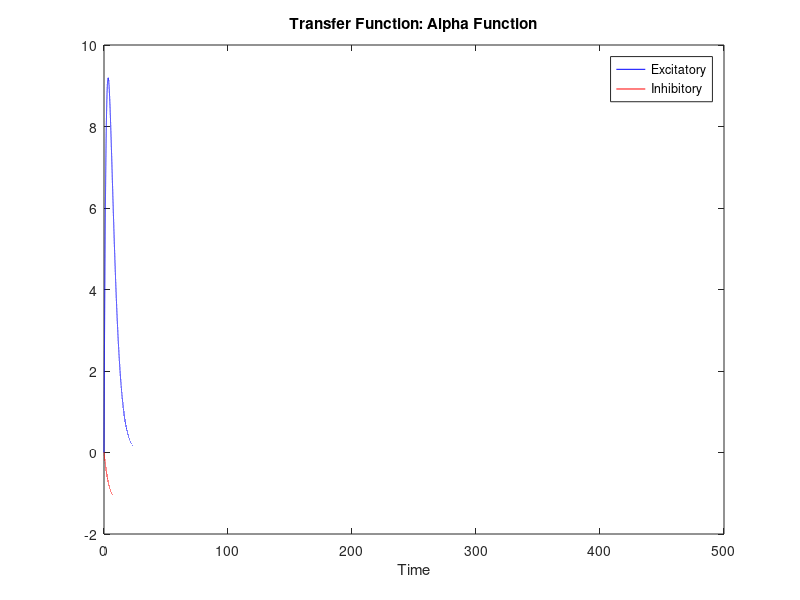

Source code (MATLAB): (Note: this script raises an error after producing the figure.)
clear;
close all;
%% Time Parameters
simt = 500;        %simulation time (or 500)
dt = 1/1000;          %time step (or 1/1000)
T = 0:dt:simt;      %time series
lenT = length(T);
%% Parameters - Cell Type
% PYRAMIDAL EXCITATORY NEURON
n_half_e = -25;
EL_e = -80;
sa_e = 9;
% PARVALBUMINE INHIBITORY NEURON
n_half_i = -45;
EL_i = -78;
sa_i = 1;
%% Parameters - Synpase
C = 1;
E_Na = 60; E_K = -90;
g_L = 8; g_Na = 20; g_K = 10;
m_half = -20;
k_m = 15;
k_n = 5;
tau_n = 1;
% AMPA RECEPTOR
del_ampa = 2;
del_ampa = del_ampa/dt;
alpha_e = 25;               %amplitude factor of EPSP (mV)
beta_e = 0.3;               %decay factor of EPSP (sec^-1)
% GABA-A RECEPTOR
del_gaba = 5;
del_gaba = del_gaba/dt;
alpha_i = -3;               %amplitude factor of IPSP (mv)
beta_i = 0.1;               %decay factor of EPSP (sec^-1)
%% Transfer Function h(t)
% Alpha function adapted from van Rotterdam (1982)
he = alpha_e*beta_e*T.*exp(-beta_e*T);
hi = alpha_i*beta_i*T.*exp(-beta_i*T);
figure(1)
plot(T,he,'b'); hold on; plot(T,hi,'r');
xlabel('Time')
title('Transfer Function: Alpha Function')
legend('Excitatory','Inhibitory')
%% Number of Neurons - per line
Ne_linear = 5;
Ni_linear = 5;
num_linear = Ne_linear + Ni_linear;

figure(2)
img = imread('ffw_network.jpg');
image(img)
daspect([1,1,1]);
set(gca,'visible','off');
title('Basic Scheme of Single Linear Network')
%% Architecture of Neural Network
add_next_e = 5;
add_next_i = 5;
Ne = 10;
Ni = 10;
num_neurons = Ne+Ni;
num_lines = num_neurons/num_linear;
idx_e = 1:Ne;
idx_i = Ne+1:num_neurons;
if size(idx_e,1) ~= size(idx_i,1)
    error('Number of E and I neurons different; may have to change lattice structure')
end
%% External Current Injection

I_ext = zeros(num_neurons,lenT);
I_ext_max = 800; %maximum current injection

% (1) Create current
choose_current = 1; % 1 - ramp current
                    % 2 - ramp current with exponential decay
                    % 3 - box pulse current
                    % 4 - Gaussian pulse current

choose_propagation = 1; % 1 - feedforward
                        % 2 - feedback

if choose_current == 1
    % [1] Creat ramp current
    S_test = (I_ext_max/simt)*T;
    S_in=zeros(1,length(T));          % initialize the input spike train
    for k=1:length(T)
        tst=rand(1)*I_ext_max;
        if tst < S_test(k)*0.7        % arbitrary multiplyer to control spiking rate
            S_in(k)=1;                % insert a 'random' input spike
        end
    end
    
    z = zeros(1,lenT);
    y = zeros(1,lenT);
    z(1)=0;
    y(1)=0;

    for k=1:length(T)-1
        dy=z(k);
        y(k+1)=y(k)+dy*dt;
        dz=alpha_e*beta_e*S_in(k)-2*beta_e*z(k)-y(k)*beta_e^2;
        z(k+1)=z(k)+dz*dt;
    end
    
    % Random version: Set the input inject to scale * EPSP signal
    %I_inj = y*(I_ext_max/max(y));
    %I_inj_template = I_inj;
    
    % Ideal version w/o randomness
    pad_time = 15; % msec
    pad_length = pad_time*1000; % sec
    
    I_inj = zeros(1,lenT);
    I_inj(1:pad_length) = 0;
    I_inj(pad_length+1:end) = I_ext_max * linspace(0,1,length(pad_length+1:lenT));
    % If external input current is not padded with zeros, first dealy time
    % may be inconsistent with the rest of delay times.
    I_inj_template = I_inj;
    
    % Without padding zeros: I_inj = I_ext_max*linspace(0,1,lenT);
    
elseif choose_current == 2
    % [2] Create ramp current with exponential decay
    pad_time = 15;
    pad_length = pad_time*1000;
    
    ramp_duration = 0.4;
    decay_duration = 0.15/dt;

    I_inj = zeros(1,lenT);
    I_inj(1:pad_length) = 0;
    ramp_length = ceil(ramp_duration*lenT-pad_length);
    I_inj(pad_length+1:pad_length+ramp_length) = linspace(0,1,ramp_length);
    I_inj(pad_length+ramp_length+1:end) = exp(-(0:(lenT-pad_length-ramp_length-1))/(decay_duration*T(end)));
    I_inj_template = I_inj;
    I_inj = I_ext_max*I_inj;
    
    % Without padding zeros
    %I_inj = zeros(1,lenT);
    %ramp_length = ceil(ramp_duration*lenT);
    %I_inj(1:ramp_length) = linspace(0,1,ramp_length);
    %I_inj(ramp_length+1:end) = exp(-(0:(lenT-ramp_length-1))/(decay_duration*T(end)));
    %I_inj_template = I_inj;
    %I_inj = I_ext_max*I_inj;
elseif choose_current == 3
    % [3] Create current of box pulse
    box_start_fr = 0.1;
    box_end_fr = 0.8;
    box_start = ceil(box_start_fr*lenT);
    box_end = ceil(box_end_fr*lenT);
    
    I_inj = zeros(1,lenT);
    I_inj(box_start:box_end) = 1;
    I_inj_template = I_inj;
    I_inj = I_ext_max*I_inj;
elseif choose_current == 4
    % [4] Create current of Gaussian pulse
    T_gaus = -simt/2:dt:simt/2;
    mu = -30; % mean (positive: rightward / negative: leftward)
    bandwidth = 120^2; % standard deviation
    I_inj = exp(-(pi/bandwidth)*(T_gaus-mu).^2);
    I_inj_template = I_inj;
    I_inj = I_ext_max*I_inj;
end

figure(3)
plot(T,I_inj);
xlabel('Time')
ylabel('Current (pA)')
title('Injected External Current')

% (2) Current injection for stimulated neurons
idx_stim_e = 1:add_next_e:Ne; %stimulated E neurons
for i = idx_stim_e
    I_ext(i,:) = I_inj/sa_e; %inject current on E neurons
end
if choose_propagation == 1 %if feedfoward
    idx_stim_i = Ne+1:add_next_i:num_neurons;
    for i = idx_stim_i
        I_ext(i,:) = I_inj/sa_i; %inject current on I neurons
    end
end

% (3) Add DC current
dc_app = 0;
I_ext = I_ext + dc_app;
%% Initializing Simulation
array = zeros(num_neurons, lenT);
array_e = zeros(Ne, lenT);
array_i = zeros(Ni, lenT);
% (1) Initialize array for storage and access
x1 = array_e; y1 = array_e; z1 = array_e;
x2 = array_i; y2 = array_i; z2 = array_i;
n1 = array_e; n2 = array_i;
v1 = array_e; v2 = array_i;

dy1 = array_e; dy2 = array_i;
dz1 = array_e; dz2 = array_i;
dn1 = array_e; dn2 = array_i;
dv1 = array_e; dv2 = array_i;

n_inf1 = array_e; n_inf2 = array_i;
m_inf1 = array_e; m_inf2 = array_i;

MPe = zeros(Ne,lenT-1); MPi = zeros(Ni,lenT-1);
MPef = zeros(Ne,lenT-1); MPif = zeros(Ni,lenT-1);
dMPef = zeros(Ne,lenT-1); dMPif = zeros(Ni,lenT-1);

current_e = array_e;
current_i = array_i;
sur_current_e = zeros(Ne,lenT);
sur_current_i = zeros(Ni,lenT);
current_e_org = array_e;
current_i_org = array_i;
% (2) Assign Initial Values
z1(:,1)=0;
y1(:,1)=0;
z2(:,1)=0;
y2(:,1)=0;
% (3) Initialize spike detector
clear D;
%% High-Pass Filter for the Spike Detector
MPef(:,1) = 0;
MPif(:,1) = 0;
F = 0.2;
tauF = 1/(2*pi*F); %cutoff frequency F = 1/(2*pi*tauF)
%% Simulation Loop
% Calculating membrane potential of cells ('to') receiving afferents by
% accounting for cells ('from') that send efferents.

% (1) Initial conditions and variables for simulation
t = 0;
k = 1;
p = 1;

thr = 20;

v1(:,1) = -60;
v2(:,1) = -60;
n1(:,1) = 1/(1+exp((n_half_e-v1(1,1))/k_n));
n2(:,1) = 1/(1+exp((n_half_i-v2(1,1))/k_n));

k_prev_value = 1.5;
k_prev_init = k_prev_value/dt;
k_prev1 = zeros(Ne,1); k_prev1(:,1) = -k_prev_init;
k_prev2 = zeros(Ni,1); k_prev2(:,1) = -k_prev_init;

De = zeros(Ne,lenT);
Di = zeros(Ni,lenT);

detecter1 = 0; ind_e = cell(Ne,1);
detecter2 = 0; ind_i = cell(Ni,1);
loop1 = 1:Ne;
loop2 = 1:Ni;

% (2) Determining Synaptic Weights

we_e = 2; % E to E connection
% For E neurons, weight of 1~5 recommended; otherwise, easily saturates
we_i = 18; % E to I connection
% For I neurons, weight of 15~30 recommended; otherwise, fragile
wi_e = 1; % I to E connection
% For E neurons, weight of 0.8~1.2 recommended

% (3) Computing voltage potentials and propagating currents
fprintf('Starting simulation loop ...');
tic;
while (t<simt)
    
    % [1] High-Pass Filter & Spike Detection
    
    for i = 1:Ne
        MPe(i,k) = v1(i,k);
        if k>1
            dMPef(i,k) = (MPe(i,k)-MPe(i,k-1)) - MPef(i,k-1)*dt/tauF;
            MPef(i,k) = MPef(i,k-1) + dMPef(i,k);
        end
        if k>2 && (MPef(i,k-1) > thr)
            if MPef(i,k-1) >= MPef(i,k-2) && MPef(i,k-1) >= MPef(i,k) && ...
                    k+del_ampa < length(x1)
                % AMPA delayed activation
                if k - k_prev1(i,1) > k_prev_init
                    De(i,p) = k;
                    x1(i,k+del_ampa) = x1(i,k+del_ampa) + 1/dt;
                    k_prev1(i,1) = k;
                    p = p+1;
                end
            end
        end
    end
    
    for i = 1:Ni
        MPi(i,k) = v2(i,k);
        if k>1
            dMPif(i,k) = (MPi(i,k)-MPi(i,k-1)) - MPif(i,k-1)*dt/tauF;
            MPif(i,k) = MPif(i,k-1) + dMPif(i,k);
        end
        if k>2 && (MPif(i,k-1) > thr)
            if MPif(i,k-1) >= MPif(i,k-2) && MPif(i,k-1) >= MPif(i,k) && ...
                    k+del_gaba < length(x2)
                % GABA delayed activation
                if k - k_prev2(i,1) > k_prev_init
                    Di(i,p) = k;
                    x2(i,k+del_gaba) = x2(i,k+del_gaba) + 1/dt;
                    k_prev2(i,1) = k;
                    p = p+1;
                end
            end
        end
    end
        
    % [2] Compute Conductance and Synaptic Output for AMPA
    
    dy1(:,k) = z1(:,k);
    y1(:,k+1) = y1(:,k) + dy1(:,k)*dt;
    dz1(:,k) = alpha_e*beta_e*x1(:,k) - 2*beta_e*z1(:,k) - y1(:,k)*beta_e^2;
    z1(:,k+1) = z1(:,k) + dz1(:,k)*dt;
    
    m_inf1(:,k) = 1./(1+exp((m_half-v1(:,k))/k_m));
    n_inf1(:,k) = 1./(1+exp((n_half_e-v1(:,k))/k_n));
    dn1(:,k) = (n_inf1(:,k)-n1(:,k))/tau_n;
    n1(:,k+1) = n1(:,k) + dn1(:,k)*dt;
    
    % [3] Compute Conductance and Synaptic Output for GABA-A

    dy2(:,k) = z2(:,k);
    y2(:,k+1) = y2(:,k)+dy2(:,k)*dt;
    dz2(:,k) = alpha_i*beta_i*x2(:,k) - 2*beta_i*z2(:,k) - y2(:,k)*beta_i^2;
    z2(:,k+1) = z2(:,k) + dz2(:,k)*dt;
    
    m_inf2(:,k) = 1./(1+exp((m_half-v2(:,k))/k_m));
    n_inf2(:,k) = 1./(1+exp((n_half_i-v2(:,k))/k_n));
    dn2(:,k) = (n_inf2(:,k)-n2(:,k))/tau_n;
    n2(:,k+1) = n2(:,k) + dn2(:,k)*dt;
    
    % [4] Set Current
    
    % |A| Calculate Postsynaptic Currents
    if choose_propagation == 1 %if feedforward
        % For stimulated neurons
        for i = idx_stim_e
            current_e(i,k) = I_ext(i,k) + y2(i,k)*wi_e;
        end
        for i = idx_stim_i
            current_i(i-Ne,k) = I_ext(i,k);
        end
        % For propagating neurons
        for i = setdiff(2:Ne,idx_stim_e)
            current_e(i,k) = I_ext(i,k) + y1(i-1,k)*we_e + y2(i,k)*wi_e;
        end
        for i = setdiff(2:Ni,idx_stim_i-Ne)
            current_i(i,k) = I_ext(i+Ne,k) + y1(i-1,k)*we_i;
        end
    elseif choose_propagation == 2 %if feedback
        % For stimulated neurons
        for i = idx_stim_e
            current_e(i,k) = I_ext(i,k) + y2(i,k)*wi_e;
        end
        % For propagating neurons
        for i = setdiff(2:Ne,idx_stim_e)
            current_e(i,k) = I_ext(i,k) + y1(i-1,k)*we_e + y2(i,k)*wi_e;
        end
        for i = 1:Ni
            current_i(i,k) = I_ext(i+Ne,k) + y1(i,k)*we_i;
        end
    end
    
    % |B| Add presumptive surrounding currents
    
    if detecter1 == 0
        %ind_e = find(current_e(2,:),1,'first');
        for i = loop1
            if current_e(i,k) ~= 0
                ind_e{i} = k;
            end
            if ~isempty(ind_e{i}) == 1
                loop1 = setdiff(loop1,i);
            end
        end
        if ~isempty(ind_e{Ne})
            detecter1 = 1;
        end
    end
    
    for i = setdiff(1:Ne,idx_stim_e)
        if ~isempty(ind_e{i})
            if k >= ind_e{i}
                if ~isempty(find(idx_stim_e + 1 == i,1))
                    sur_current_e(i,k) = current_e(i-1,k-ind_e{i}+ind_e{i-1}) - current_e(i,k);
                else
                    sur_current_e(i,k) = current_e(i-1,k-ind_e{i}+ind_e{i-1}) - current_e(i,k);
                end
            end
        end
    end

    if detecter2 == 0
        %ind_i = find(current_i(2,:),1,'first');
        for i = loop2
            if current_i(i,k) ~= 0
                ind_i{i} = k;
            end
            if ~isempty(ind_e{i})
                loop2 = setdiff(loop2,i);
            end
        end
        if ~isempty(ind_i{Ni})
            detecter2 = 1;
        end
    end
    
    for i = setdiff(1:Ni,idx_stim_i-Ne)
        if ~isempty(ind_i{i})
            if k >= ind_i{i}
                if ~isempty(find(idx_stim_i-Ne+1 == i, 1))
                    sur_current_i(i,k) = current_i(i-1,k-ind_i{i}+ind_i{i-1}) - current_i(i,k);
                else
                    sur_current_i(i,k) = current_i(i-1,k-ind_i{i}+ind_i{i-1}) - current_i(i,k);
                end
            end
        end
    end
    
    current_e_org(:,k) = current_e(:,k);
    current_i_org(:,k) = current_i(:,k);
    
    for i = 1:Ne
        current_e(i,k) = current_e(i,k) + sur_current_e(i,k);
    end
    for i = 1:Ni
        current_i(i,k) = current_i(i,k) + sur_current_i(i,k);
    end
    
    % [5] Calculate Membrane Potentials
    for i = 1:Ne
        dv1(i,k) = (dt/C)*(current_e(i,k)-g_L*(v1(i,k)-EL_e)-g_Na*...
            m_inf1(i,k)*(v1(i,k)-E_Na)-g_K*n1(i,k)*(v1(i,k)-E_K));
        % The new membrane potential of the pyramidal cell
        v1(i,k+1) = v1(i,k) + dv1(i,k);
    end
    
    for i = 1:Ni
        dv2(i,k) = (dt/C)*(current_i(i,k)-g_L*(v2(i,k)-EL_i)-g_Na*...
            m_inf2(i,k)*(v2(i,k)-E_Na)-g_K*n2(i,k)*(v2(i,k)-E_K));
        % The new membrane potential of the parvalbumine cell
        v2(i,k+1) = v2(i,k) + dv2(i,k);
    end
    
    % [6] Update t & k
    t = t + dt;
    k = k + 1;
end
elapsed_time = toc;
fprintf('has taken %.3f seconds. \n', elapsed_time)
%% Plot
if choose_propagation == 1 %if feedforward
    figure;
    plot(I_ext(idx_stim_e(1),:));
    hold on
    plot(we_e*y1(1,1:lenT));
    plot(we_e*y1(2,1:lenT));
    title('Injected Current vs. Propagated EE Current')
    legend('Stimulated E (1st)', 'Propagated E (2nd)','Propagated E (3rd)', ...
        'Location','northwest')

    figure;
    plot(I_ext(idx_stim_i(1),:));
    hold on
    plot(we_i*y1(1,1:lenT));
    plot(we_i*y1(2,1:lenT));
    title('Injected Current vs. Propagated EI Current')
    legend('Stimulated I (1st)', 'Propagated I (2nd)','Propagated I (3rd)', ...
        'Location','northwest')
    
    figure;
    hold on
    plot(wi_e*y2(1,:));
    plot(wi_e*y2(2,:));
    title('First Inhibition vs. Second Inhibition')
    legend('First', 'Second')
    
elseif choose_propagation == 2 %if feedback
    figure;
    plot(I_ext(idx_stim_e(1),:));
    hold on
    plot(we_e*y1(1,1:lenT));
    plot(we_e*y1(2,1:lenT));
    title('Injected Current vs. Propagated EE Current')
    legend('Stimulated E (1st)', 'Propagated E (2nd)','Propagated E (3rd)', ...
        'Location','northwest')
    
    figure;
    plot(we_i*y1(1,1:lenT));
    hold on
    plot(we_i*y1(2,1:lenT));
    plot(we_i*y1(3,1:lenT));
    title('Propagated EI Current: First and Second')
    legend('Propagated I (1st)', 'Propagated I (2nd)','Propagated I (3rd)', ...
        'Location','northwest')
    
    figure;
    hold on
    plot(wi_e*y2(1,:));
    plot(wi_e*y2(2,:));
    title('First Inhibition vs. Second Inhibition')
    legend('First', 'Second')  
end

figure;
hold on
lgnde = cell(1,Ne_linear);
for i = 1:Ne_linear
    plot(current_e(i,:));
    lgnde{1,i} = sprintf('Neuron #%d', i);
end
title('E neuron: Current Received EPSP+IPSP')
legend(lgnde,'Location','northwest')

figure;
hold on
lgndi = cell(1,Ni_linear);
for i = 1:Ni_linear
    plot(current_i(i,:));
    lgndi{1,i} = sprintf('Neuron #%d', i);
end
title('I neuron: Current Received EPSP+IPSP')
legend(lgndi,'Location','northwest')

figure;
for i = 1:min(Ne,Ne_linear)
    subplot(min(Ne,Ne_linear),1,i);
    plot(T(1:length(MPe)), MPe(i,:), 'k');
    hold on
    plot(T(1:length(MPe)), y1(i,1:length(MPe)), 'b');
    He = ones(length(De),1)*max(MPe(i,:));
    plot(De(i,:)*dt,He,'.');
    xlabel('Time')
    ylabel('MP (mV)')
    title(['Excitatory Neurons #',num2str(i)])
end

figure;
for i = 1:min(Ni,Ni_linear)
    subplot(min(Ni,Ni_linear),1,i);
    plot(T(1:length(MPi)), MPi(i,:), 'k');
    hold on
    plot(T(1:length(MPi)), y2(i,1:length(MPi)), 'r');
    Hi = ones(length(Di),1)*max(MPi(i,:));
    plot(Di(i,:)*dt,Hi,'.');
    xlabel('Time')
    ylabel('MP (mV)')
    title(['Inhibitory Neurons #',num2str(i)])
end
%% Propagation Delays
prop_del_e = zeros(Ne,1);
prop_del_i = zeros(Ni,1);
delay_time_e = zeros(Ne,1);
delay_time_i = zeros(Ni,1);
for i = 1:Ne
    prop_del_e(i,1) = find(De(i,:),1,'first');
end
for i = 1:Ni
    prop_del_i(i,1) = find(Di(i,:),1,'first');
end

conde = add_next_e*(1:num_lines);
condi = add_next_i*(1:num_lines);

for j = setdiff(1:Ne,conde)
    delay_time_e(j,1) = (De(j+1,prop_del_e(j+1,1)) - De(j,prop_del_e(j,1)))*dt;
end
delay_time_e = delay_time_e(delay_time_e~=0);% unit: msec
for j = setdiff(1:Ni,condi)
    delay_time_i(j,1) = (Di(j+1,prop_del_i(j+1,1)) - Di(j,prop_del_i(j,1)))*dt;
end
delay_time_i = delay_time_i(delay_time_i~=0); % unit: msec
%% Spike Counts
Spike_Counts = cell(num_neurons,1);
for i = 1:Ne
    store = De(i,:);
    Spike_Counts{i} = sort(store(store~=0)*dt/1000);
end
for i = 1:Ni
    store = Di(i,:);
    Spike_Counts{i+Ne} = sort(store(store~=0)*dt/1000);
end
%% Spike Estimation: Peristimulus Time Histogram (PSTH)
if ~all(cellfun(@(x) isvector(x) && isnumeric(x), Spike_Counts, 'uni', 1))
    error('Some neurons have not fired spikes.');
end

bin_size = 0.01;
smooth_size = 10.0;
edge_lim = [0, simt]*1e-3;

bin_num = ceil(abs(diff(edge_lim))/bin_size);
bin_edges = linspace(edge_lim(1),edge_lim(2),bin_num+1);
bin_centers = (bin_edges(1:end-1) + bin_edges(2:end))/2;

binned_psth = cellfun(@(x) histcounts(x(:),bin_edges)/bin_size, ...
    Spike_Counts, 'uni', 0); %averaged by bin size
smooth_psth = cellfun(@(x) smoothdata(x,'gaussian',smooth_size), ... 
    binned_psth, 'uni', 0);

% The command ['uni', 0 or false] results in the output return as a cell
% array; otherwise, output concatenates into a vector array.

PSTH = struct();
PSTH.binned = vertcat(binned_psth{:});
PSTH.smoothed = vertcat(smooth_psth{:});
PSTH.centers = bin_centers;

estimate_time = PSTH.centers;
estimate_rate = PSTH.smoothed;
%% Saved Changed Parameters
filename = 'dusk1';

variable = struct();
variable.population.E = Ne;
variable.population.I = Ni;
variable.population.total = num_neurons;
if choose_current == 1
    variable.current_type = 'ramp';
elseif choose_current == 2
    variable.current_type = 'ramp_exp';
elseif choose_current == 3
    variable.current_type = 'box_pulse';
elseif choose_current == 4
    variable.current_type = 'gaussian_pulse';
end
variable.dc_current = dc_app;
variable.maxinjected = I_ext_max;
variable.weight.EtoE = we_e;
variable.weight.EtoI = we_i;
variable.weight.ItoE = wi_e;
variable.psth = PSTH;
save([filename '.mat'], 'variable');
%% Create Movie for Ictal Propagation
fprintf('Producing a video ...');
tic;

% [1] Transform time steps into seconds for time series
T_sec = T/1000; % from ms to s

% [2] Set axes positions and legend location
% ax = [a, b, width, height] where a, b are Cartesian points of lower left
% corner
ax1_pos = [0.05, 0.15, 0.5, 0.75];
ax2_pos = [0.6, 0.65, 0.35, 0.25];
ax3_pos = [0.6, 0.35, 0.35, 0.25];
ax4_pos = [0.6, 0.05, 0.35, 0.25];
ax1_legend_loc = 'southoutside';

% [3] Initiate video writer
video_write = VideoWriter([filename '.avi']);
open(video_write);

title_style = {'FontSize',12,'FontWeight','normal'};

% [4] Generate lattice template
% Partly taken from 'set_pseudo_coordinate' & 'set_lattice_coordinate' 
% (https://github.com/tuanpham96/seizure_model)

lattice_distance = 2;

% |A| Build the unit lattice
%lattice_template = return_combination([-0.5,0.5], [-0.5,0.5]);
%lattice_template = vertcat(lattice_template, [0,0]); 
%index_template = [ones(4,1); -1];

lattice_template = [-0.5 0.5; 0 0];
index_template = [ones(1,1); -ones(1,1)]; % +1 = E, -1 = I

% |B| Recalculate number of neurons for template and final lattice
lattice_tplt_size = size(lattice_template, 1);
num_on_side = num_lines;
num_template = num_on_side*(num_linear/lattice_tplt_size);
new_num_neurons = num_template*lattice_tplt_size;

% |C| Major lattice to distribute the template
major_axis_height = sort((-(num_on_side-1):0) * lattice_distance, 'descend');
if Ne_linear == Ni_linear
    major_axis_width = (0:(Ne_linear-1)) * lattice_distance;
end
major_lattice = return_combination(major_axis_width, major_axis_height);
%(width, height) = (x,y); order is important

% |D| Final lattice and marking stimulated indices
final_lattice = arrayfun(@(i) lattice_template + major_lattice(i,:), ...
    1:num_template, 'uni', 0);
final_lattice = vertcat(final_lattice{:});
final_idx = repmat(index_template, [num_template,1]);

% |E| Reorganize indices and reset population indices
% Reorganize
[~,idx_sort] = sort(final_idx, 'descend');
final_idx = final_idx(idx_sort);
final_lattice = final_lattice(idx_sort, :);
% Reset
idx_e = sort(find(final_idx == +1), 'ascend');
idx_i = sort(find(final_idx == -1), 'ascend');
num_neurons = new_num_neurons;

% |F| Secure the starting coordinates
% Obtain pseudo coordinates
x_coord = final_lattice(:,1);
y_coord = final_lattice(:,2);
coordinates = struct('x', x_coord, 'y', y_coord);
% Get left coordinate
xleft = min(x_coord);
yleft = max(y_coord);
left_ind = find(x_coord == xleft & y_coord == yleft, 1);
left_neuron = struct('x', xleft, 'y', yleft, 'ind', left_ind);

% |G| Color Schemes
yellow = [0.9290, 0.6940, 0.1250];
maroon = [0.6350, 0.0780, 0.1840];
%purple = [0.4940, 0.1840, 0.5560];
%green = [0.4660, 0.6740, 0.1880];
%grey = [0.25, 0.25, 0.25];
%blue = [0, 0.4470, 0.7410];
color_opt = 'dual';
color = struct('E',yellow,'I',maroon,'option',color_opt);

% [5] Generate first frame
% |A| Visualize the neuronal population and stimulated neurons
% Partly taken from 'visualize_population' function. 
% For necessary reference, visit https://github.com/tuanpham96/seizure_model
spatial_pattern = 'LATTICE';
switch spatial_pattern
    case 'LATTICE'
        x_lat = coordinates.x;
        y_lat = coordinates.y;
        mark = 1/2;
end

figure; hold on;
graphics4legend = gobjects(1,3);
graphics4legend(1,1:2) = cellfun(@(pop,clr,nme) scatter(x_lat(pop), y_lat(pop), 150*mark, ...
    clr, 'filled', 'o', 'DisplayName', nme), ...
    {idx_e, idx_i}, {yellow, maroon}, {'EXC PYR neuron', 'INH PAR neuron'});
if ~isempty(idx_stim_e)
    graphics4legend(3,3) = scatter(x_lat(idx_stim_e), y_lat(idx_stim_e), 300*mark, ...
        'k', 'o', 'DisplayName', 'Stimulated Neuron');
end
graphics4legend = graphics4legend(isgraphics(graphics4legend));
legend(graphics4legend, 'Location', 'southoutside');
daspect([1,1,1]);

graphics4legend(3).DisplayName = 'Received external input';

% |B| Set axis for the first frame
set(gcf, 'units', 'normalized', 'position', [0,0,1,1], 'color', 'w');
ax1 = gca;
hold(ax1, 'on');
set(ax1, 'xcolor', 'none', 'ycolor', 'none', 'position', ax1_pos);
legend(ax1, graphics4legend, 'Location', ax1_legend_loc);

% |6| Min-Max Normalization for E and I Activities in PSTH
min_e = min(min(estimate_rate(idx_e,:)));
max_e = max(max(estimate_rate(idx_e,:)));
min_i = min(min(estimate_rate(idx_i,:)));
max_i = max(max(estimate_rate(idx_i,:)));

newmin = 0; newmax = 1;

estimate_rate_e = (estimate_rate(idx_e,:) - min_e) ./ (max_e - min_e);
% The minimum value in estimate_rate is mapped to 0, and the maximum value
% in estimate_rate is mapped to 1.
% The entire range of values of estimate_rate from its min to max are
% ampped to the range 0 to 1.
estimate_rate_e = (newmax - newmin) * estimate_rate_e + newmin;
% To transform (or normalize) the data into a particular range, then we can
% expand the general formula to:
% v' = (v-min)/(max-min) * (newmax-newmin) + newmin
% where newmin is the minimum and newmax is the maximum of the normalized
% dataset such that v = [min,max] -> v' = [newmin,newmax].
estimate_rate_i = (estimate_rate(idx_i,:) - min_i) ./ (max_i - min_i);
estimate_rate_i = (newmax - newmin) * estimate_rate_i + newmin;

estimate_current = I_inj_template;

% [7] Plotting Input Current, E Neuron Activity, & I Neuron Activity
axis_style = {'unit', 'normalized', 'visible', 'off'};
ax2 = axes(axis_style{:}, 'position', ax2_pos);
ax3 = axes(axis_style{:}, 'position', ax3_pos);
ax4 = axes(axis_style{:}, 'position', ax4_pos);
arrayfun(@(ax) hold(ax, 'on'), [ax1, ax2, ax3, ax4])

plot(ax2, T_sec, estimate_current, '-k', 'LineWidth', 1);
plot(ax3, estimate_time, estimate_rate_e, 'LineWidth', 1, 'Color', yellow);
plot(ax4, estimate_time, estimate_rate_i, 'LineWidth', 1, 'Color', maroon);

% [8] Final set up for video
% Overlay the first frame with absent activity
default_handle = scatter(ax1, x_lat, y_lat, 70*mark, 'w', 'filled', 'o');
title(ax1, 't = 0s', title_style{:});
% Vertical lines representing time
vert_time_lines = arrayfun(@(ax) plot(ax, [0,0], [0,1], ':k', ...
    'LineWidth', 0.7), [ax2, ax3, ax4]);
% Save to video
video_frame = getframe(gcf);
writeVideo(video_write, video_frame);

% [9] Transform discrete amplitude levels to discrete color contrasts
num_level = 100;

if strcmpi(color.option, 'dual') % compare strings
    cmap_e = flipud(color2gradient(color.E, num_level));
    cmap_i = flipud(color2gradient(color.I,num_level));
    sep_colors = true; % true = 1
end

if sep_colors == 1
    estimate_amp = estimate_rate;
    estimate_range = [min(estimate_rate(idx_e,:), [], 'all'), max(estimate_rate(idx_e,:), [], 'all')];
    estimate_amp(idx_e,:) = (estimate_rate(idx_e,:) - estimate_range(1))/abs(diff(estimate_range));
    estimate_range = [min(estimate_rate(idx_i,:), [], 'all'), max(estimate_rate(idx_i,:), [],'all')];
    estimate_amp(idx_i,:) = (estimate_rate(idx_i,:) - estimate_range(1))/abs(diff(estimate_range));
    estimate_level = round((num_level -1) * estimate_amp) + 1;
end

% [10] Plot and write frame for each time point
for i = 1:length(estimate_time)
    ti = estimate_time(i);
    ri = estimate_level(:,i);
    % Overlay with the current amplitude
    delete(default_handle);
    if i ==1 && sep_colors 
        sc_handle = gobjects(2,1);
    end
    
    if sep_colors
        sc_handle(1) = scatter(ax1, x_lat(idx_e), y_lat(idx_e), 120*mark, cmap_e(ri(idx_e),:), 'o', 'filled');
        sc_handle(2) = scatter(ax1, x_lat(idx_i), y_lat(idx_i), 120*mark, cmap_i(ri(idx_i),:), 'o', 'filled');
    end
    
    ti_sec = floor(ti);
    ti_ms = 1000*(ti-ti_sec);
    title(ax1, sprintf('Ictal Wave Propagation: Paroxysmal Depolarization Shift \nTime: t = %.0fs, %03.fms', ti_sec, ti_ms), title_style{:});
    legend(ax1, graphics4legend, 'Location', ax1_legend_loc);
    
    % Move vertical time line
    delete(vert_time_lines);
    time_lines = arrayfun(@(ax) plot(ax, ti*[1,1], [0,1], ':k', ...
        'LineWidth', 0.7), [ax2, ax3, ax4]);
    
    % Save to video
    video_frame = getframe(gcf);
    writeVideo(video_write, video_frame);
end

close(video_write);

elapsed_video = toc;
fprintf('has taken %.3f seconds. \n', elapsed_video);

